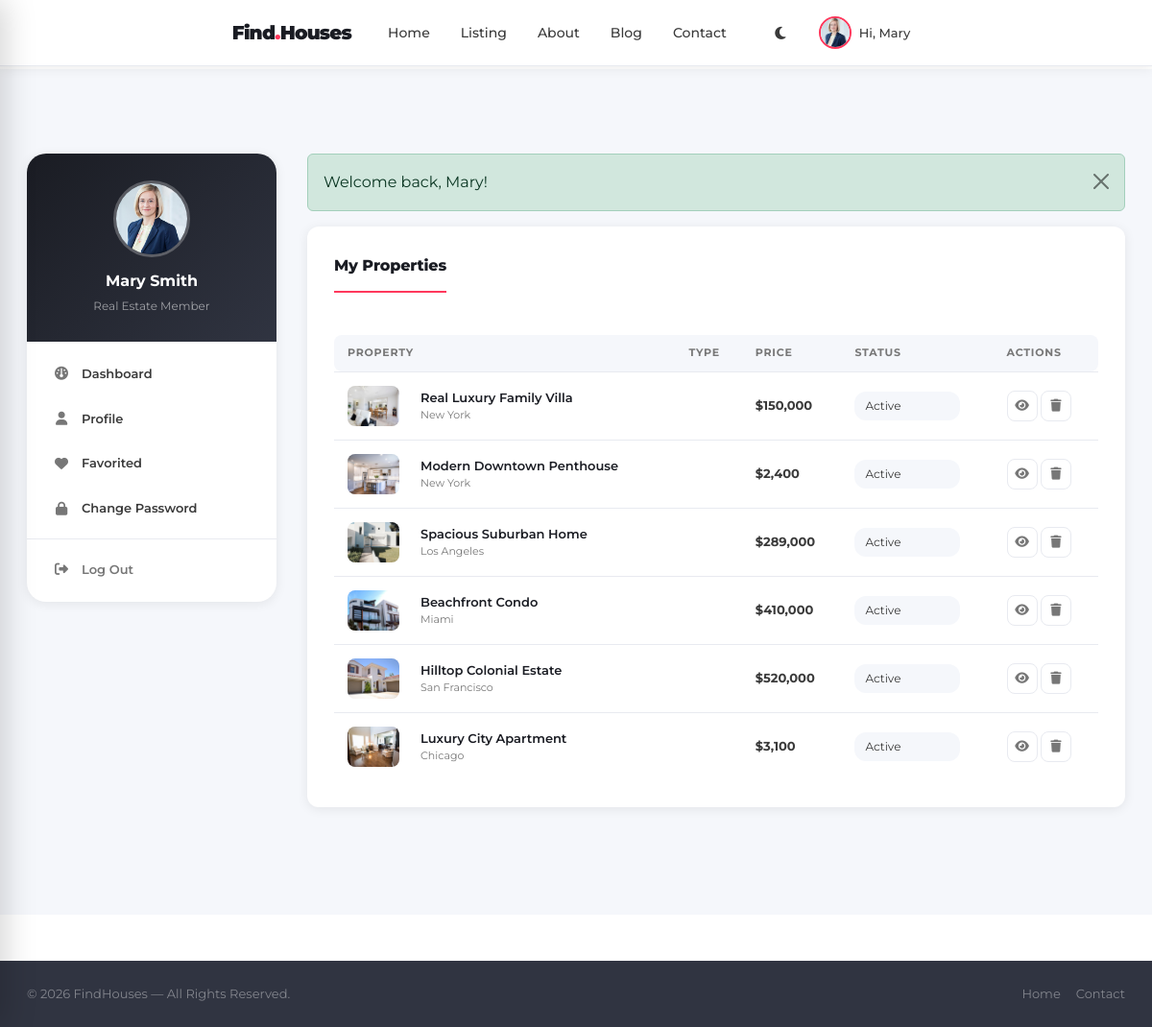
The page /my-listings.php (signed in) on the database its author committed.
### tables this page shows
CREATE TABLE IF NOT EXISTS properties (
    id            INT UNSIGNED     NOT NULL AUTO_INCREMENT,
    user_id       INT UNSIGNED     NOT NULL,
    title         VARCHAR(255)     NOT NULL,
    description   TEXT             NOT NULL,
    status        ENUM('For Sale','For Rent') NOT NULL DEFAULT 'For Sale',
    type          ENUM('House','Apartment','Commercial','Lot','Garage','Villa') NOT NULL DEFAULT 'House',
    price         DECIMAL(12,2)    NOT NULL,
    area_sqft     DECIMAL(10,2)              DEFAULT NULL,
    bedrooms      TINYINT UNSIGNED           DEFAULT NULL,
    bathrooms     TINYINT UNSIGNED           DEFAULT NULL,
    rooms         TINYINT UNSIGNED           DEFAULT NULL,
    garages       TINYINT UNSIGNED           DEFAULT NULL,
    property_age  VARCHAR(20)                DEFAULT NULL,
    year_built    YEAR                       DEFAULT NULL,
    address       VARCHAR(255)               DEFAULT NULL,
    city          VARCHAR(100)               DEFAULT NULL,
    state         VARCHAR(100)               DEFAULT NULL,
    country       VARCHAR(100)               DEFAULT NULL,
    latitude      DECIMAL(10,7)              DEFAULT NULL,
    longitude     DECIMAL(10,7)              DEFAULT NULL,
    listing_status ENUM('active','pending','inactive') NOT NULL DEFAULT 'active',
    featured      TINYINT(1)       NOT NULL DEFAULT 0,
    views         INT UNSIGNED     NOT NULL DEFAULT 0,
    cover_image   VARCHAR(255)               DEFAULT NULL,
    created_at    DATETIME         NOT NULL DEFAULT CURRENT_TIMESTAMP,
    updated_at    DATETIME         NOT NULL DEFAULT CURRENT_TIMESTAMP ON UPDATE CURRENT_TIMESTAMP,
    PRIMARY KEY (id),
    FOREIGN KEY (user_id) REFERENCES users(id) ON DELETE CASCADE
);

### includes/auth.php (called while the page is built, shortened)
<?php
function is_logged_in(): bool
{
    return isset($_SESSION['user_id']) && $_SESSION['user_id'] > 0;
}
function current_user(): ?array
{
    return [
        'id'         => $_SESSION['user_id'],
        'first_name' => $_SESSION['user_first_name'] ?? '',
        'last_name'  => $_SESSION['user_last_name']  ?? '',
        'email'      => $_SESSION['user_email']      ?? '',
        'role'       => $_SESSION['user_role']       ?? 'user',
        'avatar'     => $_SESSION['user_avatar']     ?? 'default-avatar.jpg',
        'username'   => $_SESSION['user_username']   ?? '',
    ];
}

### my-listings.php (the view, shortened to what this page needs)
<?php
$u = current_user();
$db = get_db();
$props = $db->query("SELECT * FROM properties WHERE user_id={$u['id']} ORDER BY created_at DESC")->fetch_all(MYSQLI_ASSOC);
$extra_css = '<link rel="stylesheet" href="css/dashboard.css">';
include __DIR__ . '/includes/header.php';
?>
  <section class="section section-grey">
    <div class="container">
      <div class="dashboard-wrap">
        <?php include __DIR__ . '/includes/dash-sidebar.php'; ?>
        <div class="dash-main">
          <?= render_flash() ?>
          <div class="dash-card">
            <div class="dash-card-header">
              <div class="dash-card-title">My Properties</div>
            </div>
            <div class="table-scroll">
              <table class="dash-table">
                <thead>
                  <tr>
                    <th>Property</th>
                    <th>Type</th>
                    <th>Price</th>
                    <th>Status</th>
                    <th>Actions</th>
                  </tr>
                </thead>
                <tbody>
                  <?php foreach ($props as $p): ?>
                  <tr>
                    <td>
                      <div class="prop-cell-inner"><img src="<?= e(prop_img_url($p['cover_image'] ?? '')) ?>" class="prop-img-sm" />
                        <div>
                          <div class="prop-name"><?= e($p['title']) ?></div>
                          <div class="prop-location-sm"><?= e($p['city']) ?></div>
                        </div>
                      </div>
                    </td>
                    <td><span class="prop-badge<?= $p['status']==='For Rent'?' rent':'' ?>"><?= e($p['status']) ?></span></td>
                    <td class="prop-price-cell">$<?= number_format((float)$p['price']) ?></td>
                    <td>
                      <form action="actions/change_status.php" method="POST" style="display:inline">
                        <select name="listing_status" class="form-select" style="width:auto;min-width:110px;padding:5px 10px;font-size:12px" onchange="this.form.submit()">
                          <option value="active" <?= $p['listing_status']==='active'?'selected':'' ?>>Active</option>
                        </select>
                      </form>
                    </td>
                    <td><a href="property.php?id=<?= $p['id'] ?>" class="dash-action-btn" title="View"><i class="fa-solid fa-eye"></i></a>
                      <form action="actions/delete_property.php" method="POST" style="display:inline" onsubmit="return confirm('Delete this property?')">
                        <button type="submit" class="dash-action-btn danger" title="Delete"><i class="fa-solid fa-trash"></i></button>
                      </form>
                    </td>
                  </tr>
                  <?php endforeach; ?>
                </tbody>
              </table>
            </div>
          </div>
        </div>
      </div>
    </div>
  </section>
<?php
include __DIR__ . '/includes/footer.php';
?>

### css/global.css (style rules this page uses)
:root { --mainColor: #ff385c; --mainColorDark: #d42d4d; --mainColorLight: rgba(255, 56, 92, 0.12); --dark: #1a1c23; --dark2: #303441; --grey: #f5f7fb; --greyMid: #e8eaf0; --text: #3a3a3a; --textLight: #777; --white: #fff; --shadow-sm: 0 2px 12px rgba(0, 0, 0, 0.08); --shadow-md: 0 8px 32px rgba(0, 0, 0, 0.12); --shadow-lg: 0 20px 60px rgba(0, 0, 0, 0.18); --shadow-color: 0 8px 32px rgba(255, 56, 92, 0.22); --radius: 12px; --radius-lg: 20px; --t: 0.35s cubic-bezier(0.4, 0, 0.2, 1); }
*, *::before, *::after { box-sizing: border-box; }
html { scroll-behavior: smooth; }
body { font-family: 'Montserrat', sans-serif; color: var(--text); overflow-x: hidden; line-height: 1.6; -webkit-font-smoothing: antialiased; }
a { color: inherit; text-decoration: none; }
img { display: block; max-width: 100%; }
a { text-decoration: none; color: inherit; }
.form-input, .form-select, .form-textarea { width: 100%; font-family: 'Montserrat', sans-serif; font-size: 14px; color: var(--text); background: var(--grey); border: 1.5px solid transparent; border-radius: var(--radius); padding: 13px 16px; outline: none; transition: border-color var(--t), background var(--t), box-shadow var(--t); appearance: none; }
.container { width: 100%; max-width: 1280px; margin: 0 auto; padding: 0 28px; }
.section { padding: 88px 0; }
.section-grey { background: var(--grey); }

### css/dashboard.css (style rules this page uses)
.dashboard-wrap { display: grid; grid-template-columns: 260px 1fr; gap: 32px; align-items: start; min-height: calc(100vh - 200px); }
.dash-main { min-width: 0; }
.dash-card { background: #fff; border-radius: var(--radius); box-shadow: var(--shadow-sm); padding: 28px; margin-bottom: 24px; }
.dash-card-title { font-size: 16px; font-weight: 800; color: var(--dark); margin-bottom: 22px; padding-bottom: 14px; border-bottom: 2px solid var(--mainColor); display: inline-block; letter-spacing: -0.01em; }
.dash-table { width: 100%; border-collapse: collapse; }
.dash-table th { text-align: left; font-size: 11px; font-weight: 700; text-transform: uppercase; letter-spacing: 0.07em; color: var(--textLight); padding: 10px 14px; background: var(--grey); border-bottom: 1px solid var(--greyMid); }
.dash-table th:first-child { border-radius: 8px 0 0 8px; }
.dash-table th:last-child { border-radius: 0 8px 8px 0; }
.dash-table td { padding: 14px 14px; font-size: 13px; color: var(--text); border-bottom: 1px solid var(--greyMid); vertical-align: middle; }
.dash-table tr:last-child td { border-bottom: none; }
.dash-table .prop-img-sm { width: 54px; height: 42px; border-radius: 8px; object-fit: cover; margin-right: 10px; flex-shrink: 0; }
.dash-table .prop-name { font-weight: 600; color: var(--dark); }
.dash-action-btn { width: 32px; height: 32px; border-radius: 8px; border: 1.5px solid var(--greyMid); background: #fff; display: inline-flex; align-items: center; justify-content: center; font-size: 13px; color: var(--textLight); cursor: pointer; transition: var(--t); text-decoration: none; }
.dash-body { padding-top: 72px; }
.table-scroll { overflow-x: auto; }
.dash-card-header { display: flex; align-items: center; justify-content: space-between; flex-wrap: wrap; gap: 12px; margin-bottom: 22px; }
.prop-cell-inner { display: flex; align-items: center; gap: 12px; }
.prop-location-sm { font-size: 11px; color: var(--textLight); }
.prop-price-cell { font-weight: 700; color: var(--mainColor); }

### rows shown on the page
properties: cover_image (picture), title "Real Luxury Family Villa", city "New York", price "150,000", listing_status "Active"
properties: cover_image (picture), title "Modern Downtown Penthouse", city "New York", price "2,400", listing_status "Active"
properties: cover_image (picture), title "Spacious Suburban Home", city "Los Angeles", price "289,000", listing_status "Active"
properties: cover_image (picture), title "Beachfront Condo", city "Miami", price "410,000", listing_status "Active"
properties: cover_image (picture), title "Hilltop Colonial Estate", city "San Francisco", price "520,000", listing_status "Active"
properties: cover_image (picture), title "Luxury City Apartment", city "Chicago", price "3,100", listing_status "Active"

### other values the page prints
$u['first_name'] "Mary"
$u['first_name'] . ' ' . $u['last_name'] "Mary Smith"
$f['msg'] "Welcome back, Mary!"
